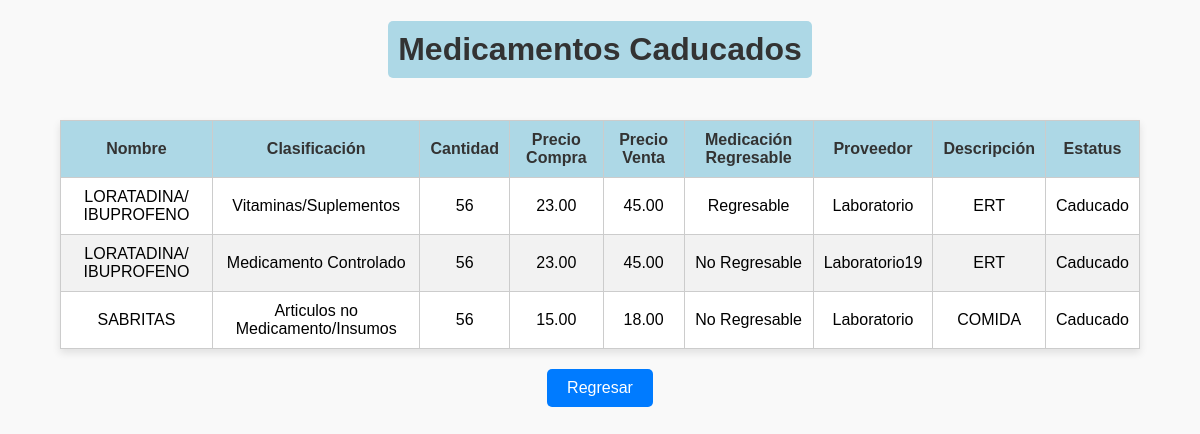
The app's page /src/tabla_caducados.php?id=1 with its own data.
### tables this page shows
CREATE TABLE `Medicamento` (
  `idMedicamento` int NOT NULL,
  `Nombre` varchar(100) NOT NULL,
  `idClasificacion` int DEFAULT NULL,
  `Cantidad` int DEFAULT NULL,
  `PrecioCompra` decimal(10,2) NOT NULL,
  `PrecioVenta` decimal(10,2) NOT NULL,
  `idEliminacion` int DEFAULT NULL,
  `idProveedor` int DEFAULT NULL,
  `Descripcion` varchar(600) DEFAULT NULL,
  `Estatus` enum('Disponible','Vendido','Caducado','Eliminado') NOT NULL,
  `idSucursal` int DEFAULT NULL,
  `fechaCaducidad` date DEFAULT NULL,
  `DiasRestantes` int DEFAULT NULL,
  `EstadoCaducidad` varchar(50) DEFAULT NULL
);

CREATE TABLE `ClasificacionM` (
  `idClasificacion` int NOT NULL,
  `Tipo` enum('Antibiotico','Medicamento en Refrigeración','Vitaminas/Suplementos','Medicamento Controlado','Medicamento de Libre Venta','Articulos no Medicamento/Insumos') NOT NULL
);

CREATE TABLE `EliminacionMedicamento` (
  `idEliminacion` int NOT NULL,
  `MedRegresable` varchar(100) DEFAULT NULL,
  `Detalle` varchar(500) DEFAULT NULL
);

CREATE TABLE `Proveedores` (
  `idProveedor` int NOT NULL,
  `Nombre` varchar(100) NOT NULL,
  `Telefono` varchar(15) DEFAULT NULL,
  `Direccion` varchar(250) DEFAULT NULL,
  `estatus` enum('Activo','Inactivo') NOT NULL DEFAULT 'Activo'
);

### src/tabla_caducados.php (the view, shortened to what this page needs)
<?php
$host = 'db';
$dbname = 'FARMACIA';
$username = 'user';
$password = 'user_password';
try {
    $pdo = new PDO("mysql:host=$host;dbname=$dbname;charset=utf8", $username, $password);
    $pdo->setAttribute(PDO::ATTR_ERRMODE, PDO::ERRMODE_EXCEPTION);
} catch (PDOException $e) {
    die("Error en la conexión: " . $e->getMessage());
}
function obtenerMedicamentos($pdo, $estatus, $idSucursal) {
    $query = "
        SELECT
            M.idMedicamento, M.Nombre, C.Tipo AS Clasificacion, M.Cantidad, M.PrecioCompra, M.PrecioVenta,
            E.MedRegresable, P.Nombre AS Proveedor, M.Descripcion, M.Estatus
        FROM Medicamento M
        JOIN ClasificacionM C ON M.idClasificacion = C.idClasificacion
        JOIN EliminacionMedicamento E ON M.idEliminacion = E.idEliminacion
        JOIN Proveedores P ON M.idProveedor = P.idProveedor
        WHERE M.Estatus = :estatus AND M.idSucursal = :idSucursal";
        if (isset($_GET['id']) && is_numeric($_GET['id'])) {
            $query .= " AND M.idSucursal = :idSucursal";
        }
        $stmt = $pdo->prepare($query);
        $stmt->bindParam(':estatus', $estatus);
        if (isset($_GET['id']) && is_numeric($_GET['id'])) {
            $stmt->bindParam(':idSucursal', $_GET['id'], PDO::PARAM_INT);
        }
        $stmt->execute();
        return $stmt->fetchAll(PDO::FETCH_ASSOC);
}
$medicamentos = obtenerMedicamentos($pdo, 'Caducado',$idSucursal);
?>
<!DOCTYPE html>
<html lang="es">
<head>
    <link rel="stylesheet" type="text/css" href="styleListas.css">
</head>
<body>
<h1>Medicamentos Caducados</h1>
<table border="1">
    <thead>
        <tr>
            <th>Nombre</th>
            <th>Clasificación</th>
            <th>Cantidad</th>
            <th>Precio Compra</th>
            <th>Precio Venta</th>
            <th>Medicación Regresable</th>
            <th>Proveedor</th>
            <th>Descripción</th>
            <th>Estatus</th>
        </tr>
    </thead>
    <tbody>
        <?php foreach ($medicamentos as $medicamento): ?>
            <tr>
                <td><?php echo htmlspecialchars($medicamento['Nombre']); ?></td>
                <td><?php echo htmlspecialchars($medicamento['Clasificacion']); ?></td>
                <td><?php echo htmlspecialchars($medicamento['Cantidad']); ?></td>
                <td><?php echo htmlspecialchars($medicamento['PrecioCompra']); ?></td>
                <td><?php echo htmlspecialchars($medicamento['PrecioVenta']); ?></td>
                <td><?php echo htmlspecialchars($medicamento['MedRegresable']); ?></td>
                <td><?php echo htmlspecialchars($medicamento['Proveedor']); ?></td>
                <td><?php echo htmlspecialchars($medicamento['Descripcion']); ?></td>
                <td><?php echo htmlspecialchars($medicamento['Estatus']); ?></td>
            </tr>
        <?php endforeach; ?>
    </tbody>
</table>
<button onclick="window.location.href='ListaSucursales.php';">Regresar</button>
</body>
</html>

### src/styleListas.css (style rules this page uses)
h1 { text-align: center; background-color: #add8e6; padding: 10px; border-radius: 5px; font-family: Arial, sans-serif; color: #333; }
body { font-family: Arial, sans-serif; background-color: #f9f9f9; margin: 0; padding: 0; display: flex; flex-direction: column; align-items: center; }
table { border-collapse: collapse; width: 90%; margin: 20px auto; background-color: #fff; box-shadow: 0 4px 8px rgba(0, 0, 0, 0.1); text-align: center; }
th, td { border: 1px solid #ccc; padding: 10px; }
th { background-color: #add8e6; color: #333; font-weight: bold; }
tr:nth-child(even) { background-color: #f2f2f2; }
button { background-color: #007bff; color: white; padding: 10px 20px; border: none; border-radius: 5px; cursor: pointer; font-size: 16px; }

### records on screen
medicamento: Nombre "LORATADINA/ IBUPROFENO", idClasificacion.Tipo "Vitaminas/Suplementos", Cantidad "56", PrecioCompra "23.00", PrecioVenta "45.00", idEliminacion.MedRegresable "Regresable", idProveedor.Nombre "Laboratorio", Descripcion "ERT", Estatus "Caducado"
medicamento: Nombre "LORATADINA/ IBUPROFENO", idClasificacion.Tipo "Medicamento Controlado", Cantidad "56", PrecioCompra "23.00", PrecioVenta "45.00", idEliminacion.MedRegresable "No Regresable", idProveedor.Nombre "Laboratorio19", Descripcion "ERT", Estatus "Caducado"
medicamento: Nombre "SABRITAS", idClasificacion.Tipo "Articulos no Medicamento/Insumos", Cantidad "56", PrecioCompra "15.00", PrecioVenta "18.00", idEliminacion.MedRegresable "No Regresable", idProveedor.Nombre "Laboratorio", Descripcion "COMIDA", Estatus "Caducado"
